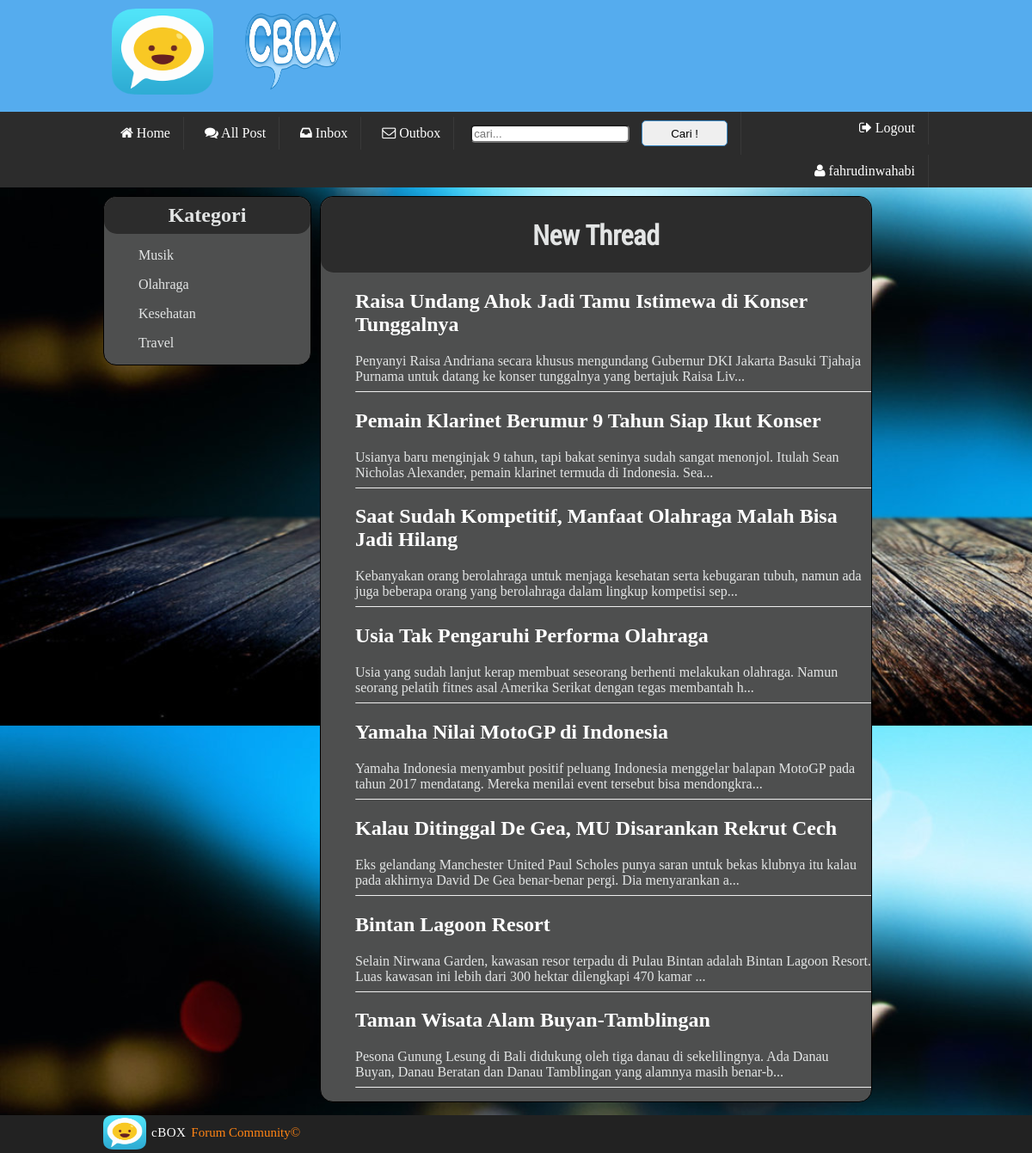
Page /index.php (signed in) on the committed database.
### tables this page shows
CREATE TABLE IF NOT EXISTS `member` (
`id_member` int(11) NOT NULL,
  `password` varchar(100) NOT NULL,
  `nama` varchar(100) NOT NULL,
  `alamat` varchar(100) NOT NULL,
  `email` varchar(100) NOT NULL,
  `bio` text NOT NULL,
  `cp` varchar(100) NOT NULL,
  `foto` varchar(100) NOT NULL,
  `status` varchar(100) NOT NULL DEFAULT 'ENABLE'
);

CREATE TABLE IF NOT EXISTS `kategori` (
`id_kategori` int(11) NOT NULL,
  `nama_kategori` varchar(100) NOT NULL,
  `deskripsi` varchar(100) NOT NULL
);

CREATE TABLE IF NOT EXISTS `post` (
`id_post` int(11) NOT NULL,
  `judul` varchar(1000) NOT NULL,
  `isi` mediumtext NOT NULL,
  `id_kategori` int(11) NOT NULL,
  `waktu` datetime NOT NULL,
  `id_member` int(8) NOT NULL,
  `status` varchar(100) NOT NULL DEFAULT 'ENABLE'
);

### index.php (the view, shortened to what this page needs)
<!DOCTYPE html>
<html>
<head>
	<link rel="stylesheet" type="text/css" href="style.css">
        <link rel="stylesheet" type="text/css" href="skeleton.css">
    <link rel="stylesheet" type="text/css" href="font-awesome-4.3.0/css/font-awesome.css">
</head>
<body>
    <div class="nav-bar">
            <div class="container">
                <div class="title-bar-left column ten">
                    <img src="logo.png" class="logo">
                    <img src="cbox.png" class="logoin">
                </div>
            </div>
    </div>
    <div class="cat-bar">
           <div class="container">
                <?php
                    $id = $_SESSION['id'];
                    $query = "SELECT * FROM member WHERE id_member=$id";
                    $result = mysql_query($query);
                    $row = mysql_fetch_assoc($result);
                ?>
                <a href="index.php" class="a-cat"><i class="fa fa-home"></i> Home</a>
                <a href="all_post.php" class="a-cat"><i class="fa fa-comments"></i> All Post</a>
                <a href="inbox.php" class="a-cat"><i class="fa fa-inbox"></i> Inbox</a>
                <a href="outbox.php" class="a-cat"><i class="fa fa-envelope-o"></i> Outbox</a>
                <form class="a-cat" method="post" action="search.php"><input type="text" name="search" placeholder="cari..." required> <button type="submit">Cari !</button></form>
                <a href="logout.php" class="a-cat kananin"><i class="fa fa-sign-out"></i> Logout</a>
                <a href="profile.php" class="a-cat kananin"><i class="fa fa-user"></i> <?php  echo $row['nama']; ?></a>
            </div>
    </div>
	<div class="container">
		<div class="left-content">
			<h2 class="katagoriwarna">
				Kategori
			</h2>
                    <?php
                        $query = "SELECT * FROM kategori";
                        $result = mysql_query($query);
                        while($row = mysql_fetch_assoc($result)){
                    ?>
				    <ul>
					<a class="kategorisatu" href="konten.php?id=<?php echo $row['id_kategori']?>"><li><?php echo $row['nama_kategori']?></li></a>
					</ul>
                    <?php
                        }
                    ?>
		</div>
		<div class="right-content columns eleven">
			<div class="katagoriwarnasatu" id="title"><h1>New Thread</h1></div>
					<?php
                        $query = "SELECT * FROM post WHERE status='ENABLE' ORDER BY id_post DESC LIMIT 10";
                        $result = mysql_query($query);
                        while ($row = mysql_fetch_assoc($result)){
                    ?>
                    <ul>
					<a href="detail.php?id=<?php echo $row['id_post']; ?>"><h2><?php echo $row['judul'] ?></h2></a>
                        <?php
                            echo substr($row['isi'], 0, 150)."..." ;
                            echo "<hr>";
                        ?>
					</ul>
                    <?php
                        }
                    ?>
			</div>
	</div>
		<div class="foot">
		 <div class="footer">
            <div class="container">
            <img src="logo.png">
            <h3>cBOX</h3>
                <p>Forum Community&copy;</p>
            </div>
        </div>
        </div>
</body>
</html>

### style.css (style rules this page uses)
body { background-image: url(login.jpg); background-size: 1500px,1500px; background-attachment: fixed; }
body { margin: 0px; padding: 0px; }
.nav-bar { background-color: #55acee; width: 100%; height: 130px; }
#title { margin-top: 0px !important; }
.title-bar-left { display: inline-block; width: 35%; height: 100px; }
.title-bar-left .logo { width: inherit; height: inherit; position: relative; top: 10px; }
.title-bar-left .logoin { width: inherit; height: inherit; position: relative; top: 10px; }
.logoin { padding-left: 30px; }
.cat-bar { color: white; background-color: #2c2c2c; }
.a-cat { width: auto; padding-left: 15px; padding-right: 15px; padding-top: 10px; padding-bottom: 10px; display: inline-block; text-align: center; text-decoration: none; color: white; border-right: 1.5px solid #393939; border-left: none; margin-left: none; }
.footer { color: white; background-color: #222222; }
.footer img { width: 50px; height: 40px; }
.footer p { display: inline-block; margin: 0px; padding-left: 2px; color: #ff8414; font-size: 15px; position: relative; top : -15px; }
.footer h3 { display: inline-block; margin: 0px; padding-left: 2px; font-weight: 500; letter-spacing: 0.5px; font-size: 15px; position: relative; top : -15px; }
hr { border-top: 1px; }
i { padding-left: 5px; }
h1 { font-family: 'roboto-condensed'; }
.right-content { background-color:#4e4f4f; }
.right-content { color: #e3e5e5; height: auto; margin-left: 5px; margin-bottom: 15px; margin-right: 0px; margin-top: 10px; float: left; border: 1px solid black; border-radius: 15px; }
.right-content #title h1 { text-align: center; }
.left-content { color: #e3e5e5; height: auto; width: 240px; margin-right: 0px; margin-top: 10px; float: left; border: 1px solid black; border-radius: 15px; background-color:#4e4f4f; }
.left-content a { text-decoration: none; color: black; list-style-type: none; color: #e3e5e5; }
.right-content a { text-decoration: none; color: white; list-style-type: none; }
button { height: 30px; width: 100px; border: 1px, solid, #3b88c3; border-radius: 5px; cursor: pointer; margin-left: 10px; }
input { border-radius: 5px; }
a { text-decoration: none; color:black; }
h2.katagoriwarna { background-color: #2c2c2c; text-align: center; margin: 0px; border-radius: 15px; padding-bottom: 8px; padding-top: 8px; }
.kananin { float: right; }
.katagoriwarnasatu { background-color: #2c2c2c; text-align: center; margin: 0px; border-radius: 15px; padding-bottom: 1px; padding-top: 1px; }

### skeleton.css (style rules this page uses)
.container { position: relative; width: 960px; margin: 0 auto; padding: 0; }
.container .column, .container .columns { float: left; display: inline; margin-left: 10px; margin-right: 10px; }
.container .eleven.columns { width: 640px; }
.container:after { content: "\0020"; display: block; height: 0; clear: both; visibility: hidden; }

### rows in the picture
member: nama "fahrudinwahabi"
kategori: nama_kategori "Musik"
kategori: nama_kategori "Olahraga"
kategori: nama_kategori "Kesehatan"
kategori: nama_kategori "Travel"
post: judul "Raisa Undang Ahok Jadi Tamu Istimewa di Konser Tunggalnya", isi "Penyanyi Raisa Andriana secara khusus mengundang Gubernur DKI Jakarta Basuki Tjahaja Purnama untuk datang ke konser tunggalnya yang bertajuk Raisa Liv"
post: judul "Pemain Klarinet Berumur 9 Tahun Siap Ikut Konser", isi "Usianya baru menginjak 9 tahun, tapi bakat seninya sudah sangat menonjol. Itulah Sean Nicholas Alexander, pemain klarinet termuda di Indonesia. Sea"
post: judul "Saat Sudah Kompetitif, Manfaat Olahraga Malah Bisa Jadi Hilang", isi "Kebanyakan orang berolahraga untuk menjaga kesehatan serta kebugaran tubuh, namun ada juga beberapa orang yang berolahraga dalam lingkup kompetisi sep"
post: judul "Usia Tak Pengaruhi Performa Olahraga", isi "Usia yang sudah lanjut kerap membuat seseorang berhenti melakukan olahraga. Namun seorang pelatih fitnes asal Amerika Serikat dengan tegas membantah h"
post: judul "Yamaha Nilai MotoGP di Indonesia", isi "Yamaha Indonesia menyambut positif peluang Indonesia menggelar balapan MotoGP pada tahun 2017 mendatang. Mereka menilai event tersebut bisa mendongkra"
post: judul "Kalau Ditinggal De Gea, MU Disarankan Rekrut Cech", isi "Eks gelandang Manchester United Paul Scholes punya saran untuk bekas klubnya itu kalau pada akhirnya David De Gea benar-benar pergi. Dia menyarankan a"
post: judul "Bintan Lagoon Resort", isi "Selain Nirwana Garden, kawasan resor terpadu di Pulau Bintan adalah Bintan Lagoon Resort. Luas kawasan ini lebih dari 300 hektar dilengkapi 470 kamar"
post: judul "Taman Wisata Alam Buyan-Tamblingan", isi "Pesona Gunung Lesung di Bali didukung oleh tiga danau di sekelilingnya. Ada Danau Buyan, Danau Beratan dan Danau Tamblingan yang alamnya masih benar-b"
